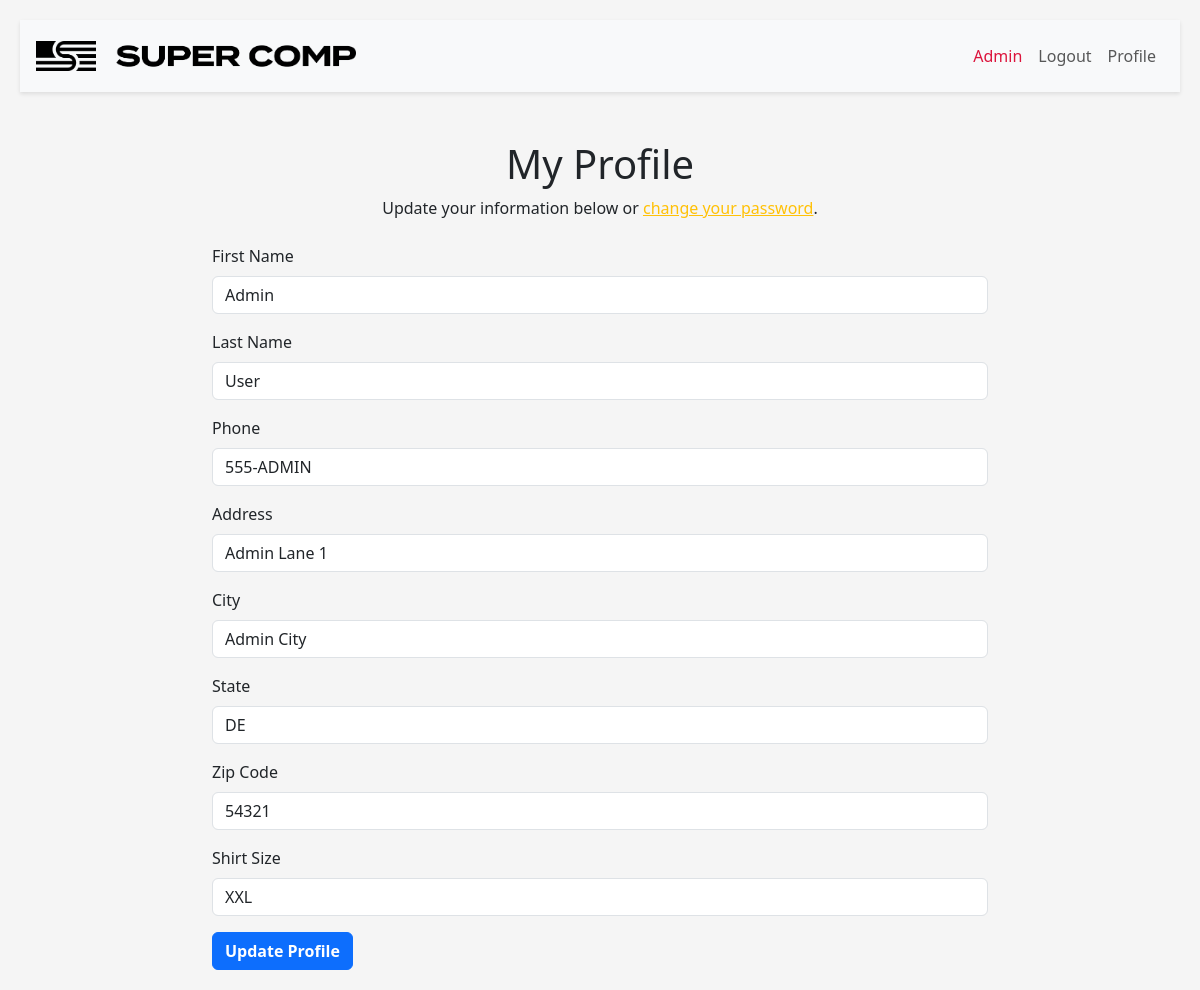
/auth/profile (signed in), run on the app's committed database.
### app/models.py (models this page shows, shortened)
class User(UserMixin, db.Model):
    id = db.Column(db.Integer, primary_key=True)
    email = db.Column(db.String(120), unique=True, nullable=False)
    username = db.Column(db.String(30), unique=True, nullable=False)
    first_name = db.Column(db.String(30), nullable=False)
    last_name = db.Column(db.String(30), nullable=False)
    phone = db.Column(db.String(15), nullable=False)
    address = db.Column(db.String(100), nullable=False)
    city = db.Column(db.String(30), nullable=False)
    state = db.Column(db.String(30), nullable=False)
    zip = db.Column(db.String(10), nullable=False)
    tos_agreement = db.Column(db.Boolean, nullable=False)
    tos_date = db.Column(db.DateTime, nullable=False)
    registration_date = db.Column(db.DateTime, nullable=False)
    updated_date = db.Column(db.DateTime, nullable=False)
    referal_code = db.Column(db.String(30), nullable=False)
    password_hash = db.Column(db.String(128), nullable=False)
    retailer_id = db.Column(db.Integer, db.ForeignKey('retailer.id'), nullable=False)
    points_logs = db.relationship('PointsLog', backref='user', lazy=True)
    redemption_logs = db.relationship('RedemptionLog', backref='user', lazy=True)
    shirt_size = db.Column(db.String(10), nullable=True)
    is_admin = db.Column(db.Boolean, default=False)
    is_sales_manager = db.Column(db.Boolean, default=False)
    is_customer_service = db.Column(db.Boolean, default=False)
    is_internal = db.Column(db.Boolean, default=False)
    is_active = db.Column(db.Boolean, default=True)
    salesep_id = db.Column(db.String(30), nullable=True)
    territory_id = db.Column(db.String(30), nullable=True)
    customer_group = db.Column(db.String(30), nullable=True)
    team_id = db.Column(db.String(30), nullable=True)
    user_1 = db.Column(db.String(30), nullable=True)
    user_2 = db.Column(db.String(30), nullable=True)
    user_3 = db.Column(db.String(30), nullable=True)
    user_4 = db.Column(db.String(30), nullable=True)
    user_5 = db.Column(db.String(30), nullable=True)

### app/blueprints/auth/routes.py (the view, shortened to what this page needs)
@auth_bp.route('/profile', methods=['GET', 'POST'])
@login_required
def profile():
    user = current_user
    return render_template('auth/profile.html', user=user)

### app/extensions.py (called while the page is built)
@login_manager.user_loader
def load_user(user_id):
    from app.models import User
    return User.query.get(int(user_id))

### app/blueprints/auth/templates/auth/profile.html (shortened to what this page needs)
{% extends "base.html" %}
{% block content %}
<div class="container mt-5">
    <h1 class="text-center">My Profile</h1>
    <p class="text-center">Update your information below or <a href="{{ url_for('auth.change_password') }}" class="text-warning">change your password</a>.</p>
    <form method="POST" action="{{ url_for('auth.profile') }}" class="mt-4">
        <div class="mb-3">
            <label for="first_name" class="form-label">First Name</label>
            <input type="text" class="form-control" id="first_name" name="first_name" value="{{ user.first_name }}" required>
        </div>
        <div class="mb-3">
            <label for="last_name" class="form-label">Last Name</label>
            <input type="text" class="form-control" id="last_name" name="last_name" value="{{ user.last_name }}" required>
        </div>
        <div class="mb-3">
            <label for="phone" class="form-label">Phone</label>
            <input type="text" class="form-control" id="phone" name="phone" value="{{ user.phone }}">
        </div>
        <div class="mb-3">
            <label for="address" class="form-label">Address</label>
            <input type="text" class="form-control" id="address" name="address" value="{{ user.address }}">
        </div>
        <div class="mb-3">
            <label for="city" class="form-label">City</label>
            <input type="text" class="form-control" id="city" name="city" value="{{ user.city }}">
        </div>
        <div class="mb-3">
            <label for="state" class="form-label">State</label>
            <input type="text" class="form-control" id="state" name="state" value="{{ user.state }}">
        </div>
        <div class="mb-3">
            <label for="zip" class="form-label">Zip Code</label>
            <input type="text" class="form-control" id="zip" name="zip" value="{{ user.zip }}">
        </div>
        <div class="mb-3">
            <label for="shirt_size" class="form-label">Shirt Size</label>
            <input type="text" class="form-control" id="shirt_size" name="shirt_size" value="{{ user.shirt_size }}">
        </div>
        <button type="submit" class="btn btn-primary">Update Profile</button>
    </form>
</div>
{% endblock %}

### app/static/css/signin.css (style rules this page uses)
.btn-primary { font-size: 1rem; font-weight: bold; }

### app/static/css/main.css (style rules this page uses)
body { display: flex; align-items: center; justify-content: center; min-height: 100vh; padding-top: 0px; padding-bottom: 40px; background-color: #f5f5f5; flex-direction: column; padding: 20px; }

### data on the page
User: first_name "Admin", last_name "User", phone "555-ADMIN", address "Admin Lane 1", city "Admin City", state "DE", zip "54321", shirt_size "XXL"
